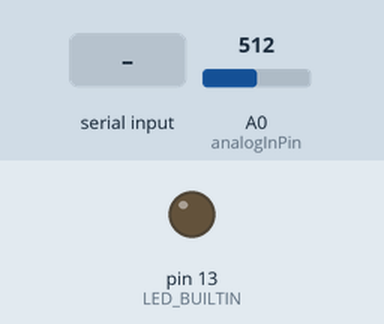
Recording of a sketch running on a simulated Arduino Uno, built with avr-gcc and run on an emulated ATmega328P. Shown: output pins drawn as LEDs (lit = HIGH). The inputs (shaded band) are chosen by the test bench; at power-on: A0 (analogInPin) = 512. What the sketch prints to the serial monitor is not drawn.

Above: at 0.01 s.
At 1.2 s:
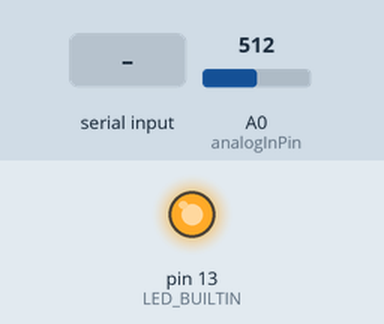
1.3 s: "1" received over Serial
Timing chart, 0 to 4.3 s (numbered marks = the images above; inputs shaded):
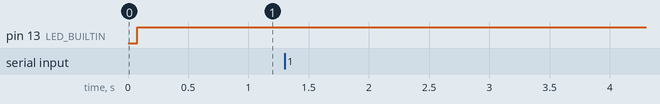

Measured:
- after the input at 1.3 s, every drawn part: stays the same

The sketch:

Lectura_controlada_de_datos.ino
```cpp
const int analogInPin = A0;

// ===== CONFIGURACION =====
const unsigned int N_MUESTRAS = 1000;   // numero de muestras por medicion
const unsigned int DT_MS = 4;           // tiempo entre muestras [ms]
// =========================

void setup() {
  Serial.begin(9600);

  analogReference(DEFAULT);

  pinMode(LED_BUILTIN, OUTPUT);

  Serial.println("\n\n✅ Sistema listo.");
  Serial.println("\n⚠️ Presione ENTER en el monitor serial para realizar una medicion.");
  Serial.print("📊 Cada medicion promedia ");
  Serial.print(N_MUESTRAS);
  Serial.println(" muestras.");
}

void loop() {
  digitalWrite(LED_BUILTIN, HIGH);

  // Esperar orden desde el monitor serial
  if (Serial.available() > 0) {

    // Vaciar buffer (ENTER)
    while (Serial.available() > 0) {
      Serial.read();
    }

    unsigned long sumaADC = 0;

    Serial.println("\n⏳ Calculando campo magnetico 🧲");

    // Adquisicion controlada
    for (unsigned int i = 0; i < N_MUESTRAS; i++) {
      sumaADC += analogRead(analogInPin);
      delay(DT_MS);
    }

    float promedioADC = (float)sumaADC / N_MUESTRAS;
    float voltaje = (promedioADC * 5.0) / 1023.0;

    Serial.println("\nMediciones realizadas:");
    Serial.print("\n📊 Numero de muestras recolectadas: ");
    Serial.println(N_MUESTRAS);
    Serial.print("📏 Voltaje promedio calculado [V]: ");
    Serial.println(voltaje, 6);
    Serial.println("\n---------------------------------------------");
    Serial.println("\n✅ Listo para la siguiente medicion.");
    Serial.println("\n⚠️ Presione ENTER en el monitor serial para realizar una medicion.");
  }
}
```
